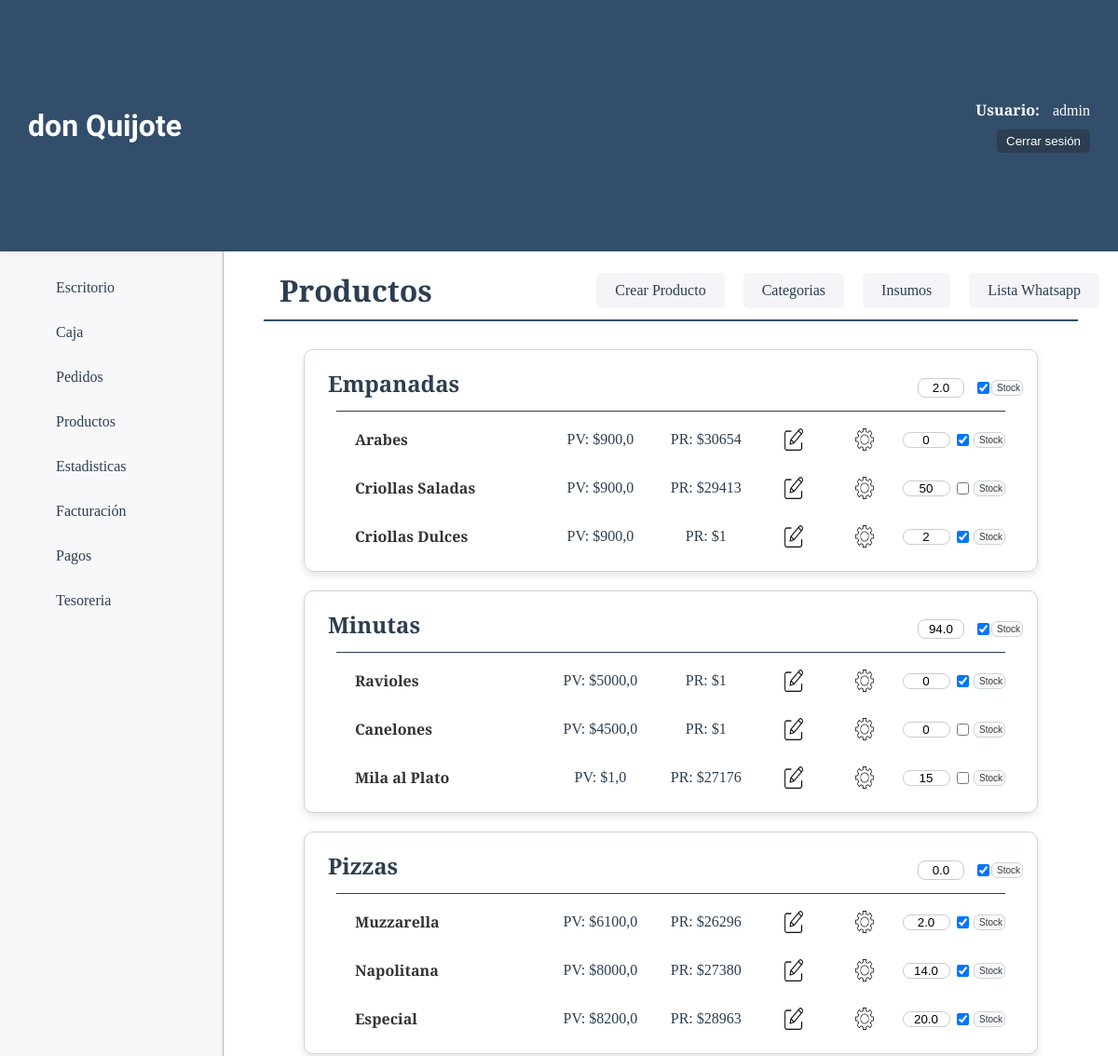
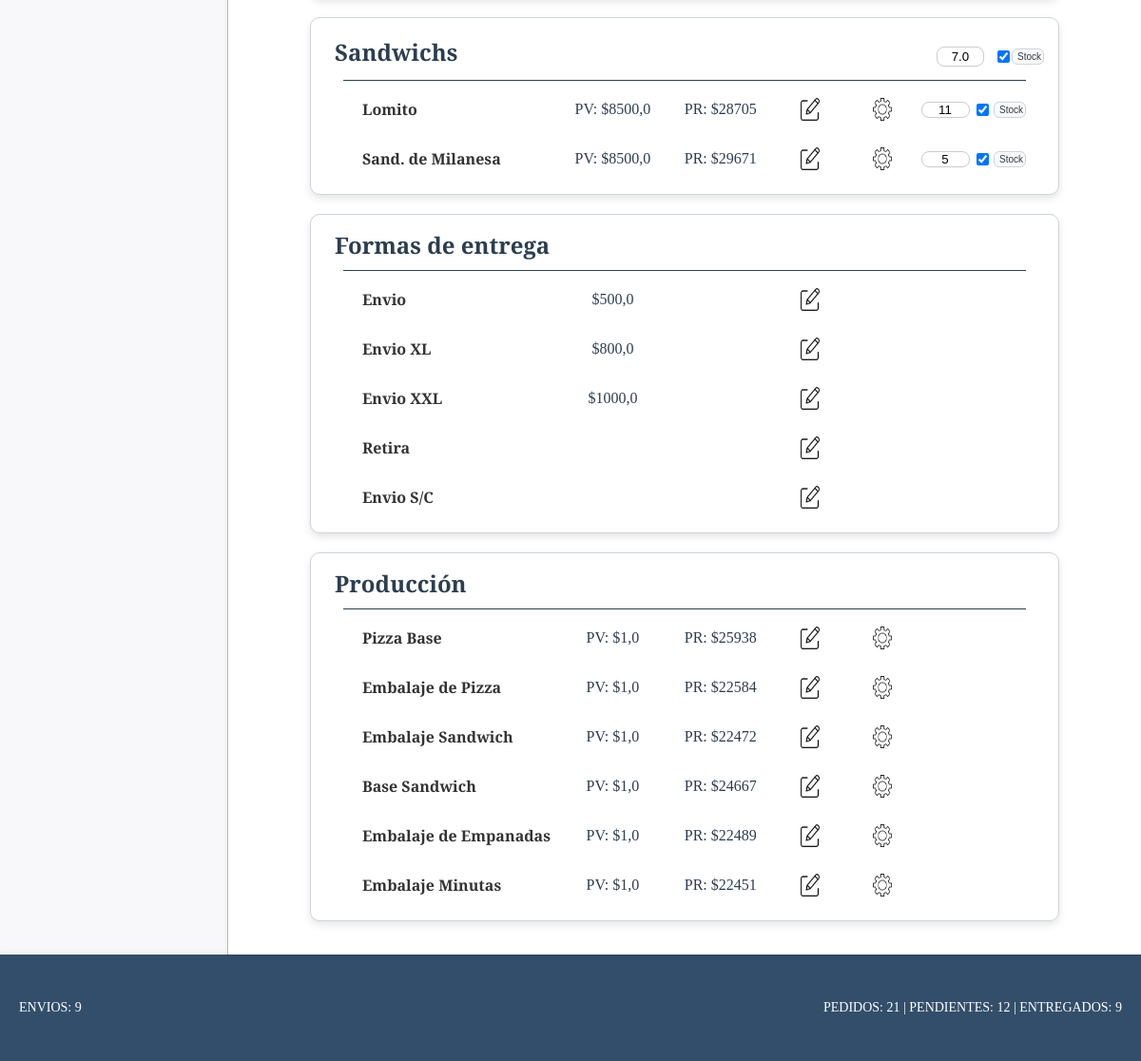
/productos/ (signed in), run on an earlier commit of the app's database (2 pictures, top to bottom).
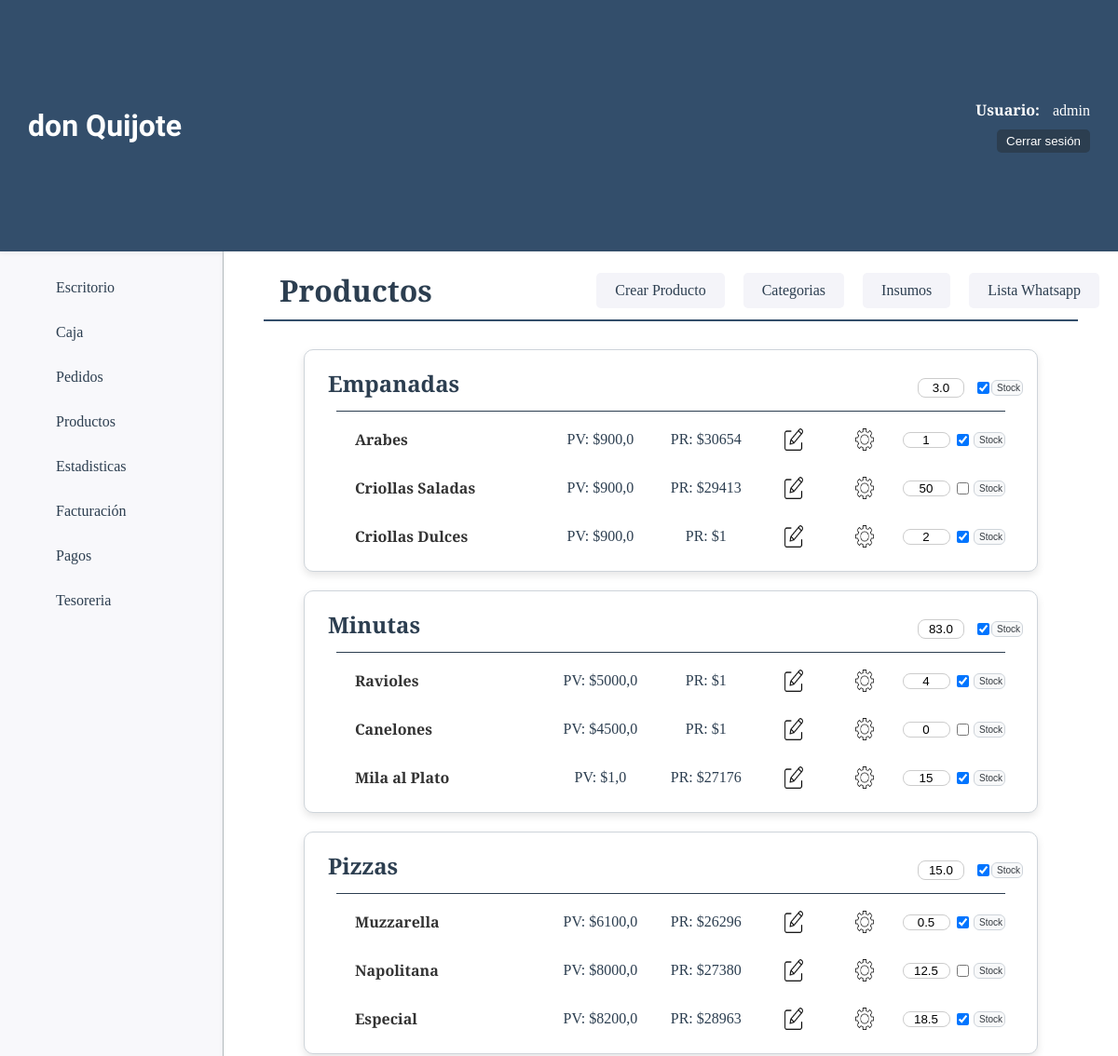
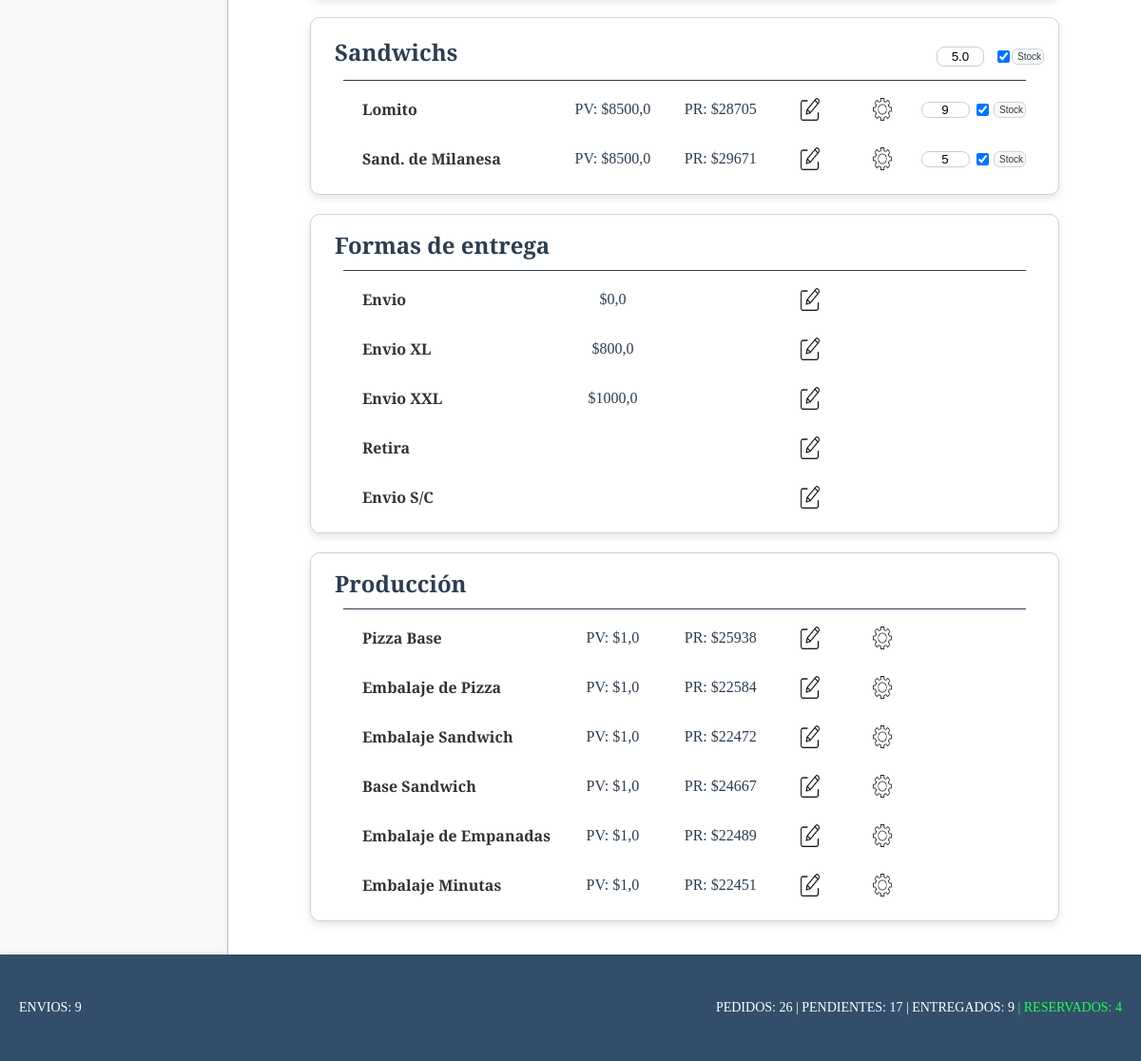
And on a later commit of the database (2 pictures, top to bottom).
### productos/models.py (models this page shows, shortened)
class ProductoCategoria(models.Model):
    nombre=models.CharField(max_length=50)
    estado=models.BooleanField(default=True)
    cantidad=models.FloatField(default=99, verbose_name="Cantidad")
    stock=models.BooleanField(default=True, verbose_name="Stock")

class Producto(models.Model):
    nombre=models.CharField(max_length=50, verbose_name="Nombre")
    categoria=models.ForeignKey(ProductoCategoria, on_delete=models.CASCADE, verbose_name="Categoría")
    descripcion=models.CharField(max_length=200, blank=True, null=True, verbose_name="Descripción")
    precio_unit=models.FloatField(verbose_name="P. Unitario")
    precio_media=models.FloatField(blank=True, null=True, verbose_name="P. Media")
    precio_doc=models.FloatField(blank=True, null=True, verbose_name="P. Docena")
    precio_rec = models.FloatField(default=1, verbose_name="Precio Recomendado")
    cantidad= models.FloatField(default=99, verbose_name="Cantidad")
    stock=models.BooleanField(default=True, verbose_name="Stock")
    def __str__(self):
        return self.nombre

### pedido/models.py (models this page shows, shortened)
class FormaEntrega(models.Model):
    forma_entrega = models.CharField(max_length=50)
    precio = models.FloatField(null=True, blank=True)
    envio = models.BooleanField()
    class Meta:
        db_table = "formaentrega"
        verbose_name = "Forma de entrega"

### productos/views.py (the view)
# urls.py: path('', views.home, name="home"),
@login_required
def home(request):
    productos = Producto.objects.select_related('categoria').order_by('categoria__nombre').all()
    categorias = ProductoCategoria.objects.all()
    forma_entrega = FormaEntrega.objects.all()
    precio_recomendado()
    forms_por_producto = {producto.id: CantProductoForm(instance=producto) for producto in productos}
    forms_por_categoria = {categoria.id: CantCategoriaForm(instance=categoria) for categoria in categorias}
    context = {
        'object_list': productos,
        'categorias': categorias,
        'forma_entrega': forma_entrega,
        'forms_por_producto': forms_por_producto,
        'forms_por_categoria': forms_por_categoria,
    }
    return render(request, 'productos/index.html', context)

### productos/templates/productos/index.html (shortened to what this page needs)
{% extends 'core/base.html' %}
{% load static %}
{% load custom_tags %}
{% block css %}
<link rel="stylesheet" href="{% static 'productos/css/styles.css' %}">
{% endblock css %}
{% block titulo %}
{% include 'core/components/encabezado.html' with titulo_texto="Productos" %}
{% endblock titulo %}
{% block main %}
<section class="categorias-container">
    {% regroup object_list by categoria.nombre as categorias_productos %}
    {% for categoria in categorias_productos %}
        {% with categoria.grouper as nombre_categoria %}
            {% for cat in categorias %}
                {% if cat.nombre == nombre_categoria and cat.estado and cat.nombre != "Producción" %}
                    <div class="card">
                        <div class="titulo-producto">
                            <div class="cont-titulo">
                                <h1 class="categoria-titulo">{{ nombre_categoria }} </h1>
                            </div>
                            <form class="cat-cant-stk" method="post" action="{% url 'productos:actualizar_cantidad_cat' cat.id %}">
                                {% with form=forms_por_categoria|get_item:cat.id %}
                                <div class="cat-cant-opc">
                                    {{ form.cantidad }}
                                </div>
                                <div class="cat-stock">
                                    {{ form.stock }}
                                </div>
                                {% endwith %}
                                <button class="btn-act" type="submit">Stock</button>
                            </form>
                        </div>
                        <hr class="categoria-hr">
                        {% for producto in categoria.list %}
                            <div class="productos">
                                <p class="producto-nombre">{{ producto.nombre }}</p>
                                <p class="producto-precio">PV: ${{ producto.precio_unit }}</p>
                                <p class="producto-precio-rec">PR: ${{ producto.precio_rec|floatformat:0 }}</p>
                                <div class="producto-opc">
                                    <a href="{% url 'productos:productos_update' producto.id %}">
                                        <img class="icono-opc" src="{% static 'productos/img/editar.webp' %}" alt="Editar Producto">
                                    </a>
                                </div>
                                <div class="producto-config">
                                    <a href="{% url 'productos:agregar_insumos_producto' producto.id %}">
                                        <img class="icono-opc" src="{% static 'productos/img/config.png' %}" alt="Editar Producto">
                                    </a>
                                </div>
                                <form class="form-cantidad" method="post" action="{% url 'productos:actualizar_cantidad_prod' producto.id %}">
                                    {% with form=forms_por_producto|get_item:producto.id %}
                                    <div class="producto-cant-opc">
                                        {{ form.cantidad }}
                                    </div>
                                    <div class="producto-stock">
                                        {{ form.stock }}
                                    </div>
                                    {% endwith %}
                                    <button class="btn-act" type="submit">Stock</button>
                                </form>
                            </div>
                        {% endfor %}
                    </div>
                {% endif %}
            {% endfor %}
        {% endwith %}
    {% endfor %}
    <div class="card">
        <h1 class="categoria-titulo">Formas de entrega</h1>
        <hr class="categoria-hr">
        {% for entrega in forma_entrega %}
            <div class="productos">
                <p class="producto-nombre">{{ entrega.forma_entrega }}</p>
                {% if entrega.precio != None %}
                    <p class="producto-precio">${{ entrega.precio }}</p>
                {% endif %}
                <div class="producto-opc">
                    <a href="{% url 'pedido:formaentrega_update' entrega.id %}">
                        <img class="icono-opc" src="{% static 'productos/img/editar.webp' %}" alt="Editar Producto">
                    </a>
                </div>
            </div>
        {% endfor %}
    </div>
    {% for categoria in categorias_productos %}
        {% with categoria.grouper as nombre_categoria %}
            {% for cat in categorias %}
                {% if cat.nombre == nombre_categoria and cat.estado and cat.nombre == "Producción" %}
                    <div class="card">
                        <h1 class="categoria-titulo">{{ nombre_categoria }}</h1>
                        <hr class="categoria-hr">
                        {% for producto in categoria.list %}
                            <div class="productos">
                                <p class="producto-nombre">{{ producto.nombre }}</p>
                                <p class="producto-precio">PV: ${{ producto.precio_unit }}</p>
                                <p class="producto-precio-rec">PR: ${{ producto.precio_rec|floatformat:0 }}</p>
                                <div class="producto-opc">
                                    <a href="{% url 'productos:productos_update' producto.id %}">
                                        <img class="icono-opc" src="{% static 'productos/img/editar.webp' %}" alt="Editar Producto">
                                    </a>
                                </div>
                                <div class="producto-config">
                                    <a href="{% url 'productos:agregar_insumos_producto' producto.id %}">
                                        <img class="icono-opc" src="{% static 'productos/img/config.png' %}" alt="Editar Producto">
                                    </a>
                                </div>
                            </div>
                        {% endfor %}
                    </div>
                {% endif %}
            {% endfor %}
        {% endwith %}
    {% endfor %}
</section>
{% endblock main %}

### core/templates/core/base.html (shortened to what this page needs)
{% load static %}
<!DOCTYPE html>
<html lang="en">
<head>
    <link rel="stylesheet" href="{% static 'core/css/styles.css' %}">
    {% block css %}{% endblock css %}
</head>
<body>
    {% include 'core/components/header.html' %}
    {% include 'core/components/menu.html' %}
    <main class="main-container">
        {% block titulo %}{% endblock titulo %}
        {% block main %}{% endblock main %}
    </main>
    {% include 'core/components/footer.html' %}
</body>
</html>

### core/templates/core/components/header.html (shortened to what this page needs)
<header class="header-container">
    <h1 class="title">don Quijote</h1>
    {% if user.is_authenticated %}
    <div class="usuario-logout">
        <div class="list-link">
            <span class="usuario-label">Usuario:</span>
            <span class="usuario-nombre">{{ user.username }}</span>
        </div>
        <form action="{% url 'core:logout' %}" method="post">
            <button type="submit" class="btn-logout">Cerrar sesión</button>
        </form>
    </div>
    {% else %}
    <div class="list-link">
        <a class="header-link-app" href="{% url 'core:login' %}">Login</a>
    </div>
    {% endif %}
</header>

### core/templates/core/components/menu.html
<nav class="menu-container">
    <ul class="list-app">
        {% if user.is_authenticated %}
            <li class="list-link"><a class="link-app" href="{% url 'core:home' %}">Escritorio</a></li>
            <li class="list-link"><a class="link-app" href="{% url 'facturas:home' %}">Caja</a></li>
            <li class="list-link"><a class="link-app" href="{% url 'pedido:listar_pendientes' %}">Pedidos</a></li>
            <li class="list-link"><a class="link-app" href="{% url 'productos:home' %}">Productos</a></li>
            <li class="list-link"><a class="link-app" href="{% url 'estadisticas:home' %}">Estadisticas</a></li>
            <li class="list-link"><a class="link-app" href="{% url 'facturas:facturas' %}">Facturación</a></li>
            <li class="list-link"><a class="link-app" href="{% url 'gastos:home' %}">Pagos</a></li>
            <li class="list-link"><a class="link-app" href="{% url 'contable:home' %}">Tesoreria</a></li>
        {% endif %}
    </ul>
</nav>

### core/templates/core/components/encabezado.html (shortened to what this page needs)
{% load static %}
<div class="main-titulo-container">
    <div class="titulo-opciones-container">
        <h1 class="main-titulo">{{ titulo_texto }}</h1>
        <div class="btn-container">
        {% if titulo_texto == "Productos" %}
            <a class="btn-opc" href="{% url 'productos:productos_create' %}">Crear Producto</a>
            <a class="btn-opc" href="{% url 'productos:categorias' %}">Categorias</a>
            <a class="btn-opc" href="{% url 'productos:listar_insumos' %}">Insumos</a>
            <a class="btn-opc" href="{% url 'productos:lista_wa' %}">Lista Whatsapp</a>
        {% elif titulo_texto == "Categorias" %}
            <a class="btn-opc" href="{% url 'productos:home' %}">Productos</a>
            <a class="btn-opc" href="{% url 'productos:categorias_create' %}">Crear Categoria</a>
            <a class="btn-opc" href="{% url 'productos:listar_insumos' %}">Insumos</a>
            <a class="btn-opc" href="{% url 'productos:lista_wa' %}">Lista Whatsapp</a>
        {% elif titulo_texto == "Eliminar Producto" or titulo_texto == "Detalle Producto" or titulo_texto == "Modificar Producto" or titulo_texto == "Crear Producto" or titulo_texto == "Eliminar Categoria" or titulo_texto == "Modificar Categoria" or titulo_texto == "Crear Categoria" %}
            <a class="btn-opc" href="{% url 'productos:home' %}">Productos</a>
            <a class="btn-opc" href="{% url 'productos:categorias' %}">Categorias</a>
            <a class="btn-opc" href="{% url 'productos:listar_insumos' %}">Insumos</a>
            <a class="btn-opc" href="{% url 'productos:lista_wa' %}">Lista Whatsapp</a>
        {% elif titulo_texto == "Lista Whatsapp" %}
            <a class="btn-opc" href="{% url 'productos:home' %}">Productos</a>
            <a class="btn-opc" href="{% url 'productos:categorias' %}">Categorias</a>
            <a class="btn-opc" href="{% url 'productos:listar_insumos' %}">Insumos</a>
        {% elif titulo_texto == "Modificar Forma de Entrega" %}
            <a class="btn-opc" href="{% url 'productos:home' %}">Productos</a>
            <a class="btn-opc" href="{% url 'productos:categorias' %}">Categorias</a>
            <a class="btn-opc" href="{% url 'productos:listar_insumos' %}">Insumos</a>
            <a class="btn-opc" href="{% url 'productos:lista_wa' %}">Lista Whatsapp</a>
        {% elif titulo_texto == "Crear Insumo" or titulo_texto == "Modificar Insumo"%}
            <a class="btn-opc" href="{% url 'productos:home' %}">Productos</a>
            <a class="btn-opc" href="{% url 'productos:categorias' %}">Categorias</a>
            <a class="btn-opc" href="{% url 'productos:listar_insumos' %}">Insumos</a>
            <a class="btn-opc" href="{% url 'productos:lista_wa' %}">Lista Whatsapp</a>
        {% elif titulo_texto == "Nuevo Pedido" %}
            <a class="btn-opc" href="{% url 'pedido:listar_pendientes' %}">Pendientes</a>
            <a class="btn-opc" href="{% url 'pedido:listar_entregados' %}">Entregados</a>
            <a class="btn-opc" href="{% url 'pedido:listar_reservados' %}">Reservados</a>
            <a class="btn-opc" href="{% url 'pedido:home' %}">Todos</a>
        {% elif titulo_texto == "Facturación" %}
            <form method="get" class="filtro-form">
                {{ form.as_p }}
                <button type="submit" class="btn-opc"><img class="icono-opc" src="{% static 'facturas/img/buscar_dato.webp' %}" alt="Detalle Producto"></button>
            </form>
        {% elif titulo_texto == "Pagos" %}
            <a class="btn-opc" href="{% url 'gastos:cargar_pagos' %}">Cargar Pagos</a>
            <form method="get" class="filtro-form">
                {{ form.as_p }}
                <button type="submit" class="btn-opc"><img class="icono-opc" src="{% static 'facturas/img/buscar_dato.webp' %}" alt="Detalle Producto"></button>
            </form>
        {% elif titulo_texto == "Carga de Pagos" %}
            <a class="btn-opc" href="{% url 'gastos:home' %}">Pagos</a>
        {% elif titulo_texto == "Tesoreria" %}
            <form method="get" class="filtro-form">
                {{ form.as_p }}
                <button type="submit" class="btn-opc"><img class="icono-opc" src="{% static 'facturas/img/buscar_dato.webp' %}" alt="Detalle Producto"></button>
            </form>
        {% endif %}
        </div>
    </div>
    <hr  class="main-hr"/>
</div>

### core/templates/core/components/footer.html (shortened to what this page needs)
{% if cant_envios > 0 %}
<footer class="footer-envios">
    <p class="footer-info">ENVIOS: {{cant_envios}}</p>
    <p class="footer-info">
        {% if cant_pedidos %}PEDIDOS: {{cant_pedidos}}{% endif %}
        {% if cant_pendientes %} | PENDIENTES: {{cant_pendientes}}{% endif %}
        {% if cant_entregados %} | ENTREGADOS: {{cant_entregados}}{% endif %}
        {% if cant_reservados %} <span style="color: rgb(31, 255, 79);">| RESERVADOS: {{cant_reservados}}</span>{% endif %}
    </p>
</footer>
{% endif %}

What changed in the data, as far as the page shows it:
changed ProductoCategoria "Empanadas": cantidad "2.0" → "3.0"
changed Producto "Arabes": cantidad "0" → "1"
changed ProductoCategoria "Minutas": cantidad "94.0" → "83.0"
changed Producto "Ravioles": cantidad "0" → "4"
changed Producto "Mila al Plato": stock "☐" → "☑"
changed ProductoCategoria "Pizzas": cantidad "0.0" → "15.0"
changed Producto "Muzzarella": cantidad "2.0" → "0.5"
changed Producto "Napolitana": cantidad "14.0" → "12.5"; stock "☑" → "☐"
changed Producto "Especial": cantidad "20.0" → "18.5"
changed ProductoCategoria "Sandwichs": cantidad "7.0" → "5.0"
changed Producto "Lomito": cantidad "11" → "9"
changed FormaEntrega "Envio": precio "500,0" → "0,0"
Also different on the page:
{{ cant_pedidos }}: "21" → "26"
{{ cant_pendientes }}: "12" → "17"
{{ cant_reservados }}: (not shown) → "4"
text now shown: "| RESERVADOS:"
